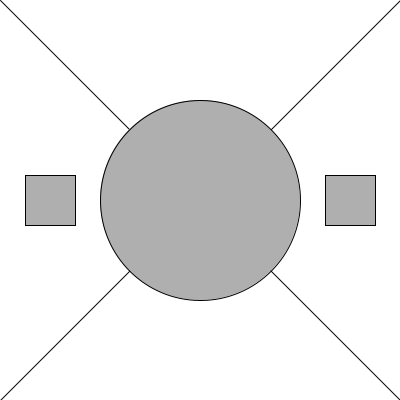
Frame 1 (no input)
Frame 60 (the mouse pressed at the canvas centre just before this capture): identical to frame 1, image omitted
Frame 120 (the mouse held since frame 60 and released just before this capture): identical to frame 1, image omitted

The Processing sketch that drew this single still picture (run headless with seeded random() and noise(); from frame 60 on, the mouse is pressed at the canvas centre):

// Processing sketch: processing_26437
// ── processing_26437.pde

void setup() {
  size(400,400);
}

void draw() {
  background(255);
  stroke(0);
  fill(175);
  line(0, 0, width, height);
  line(width, 0, 0, height);
  rectMode(CENTER);
  ellipse(width/2, height/2, width/2, height/2);
  rect(width/8, height/2, width/8, height/8);
  rect(width-width/8, height/2, width/8, height/8);
}
